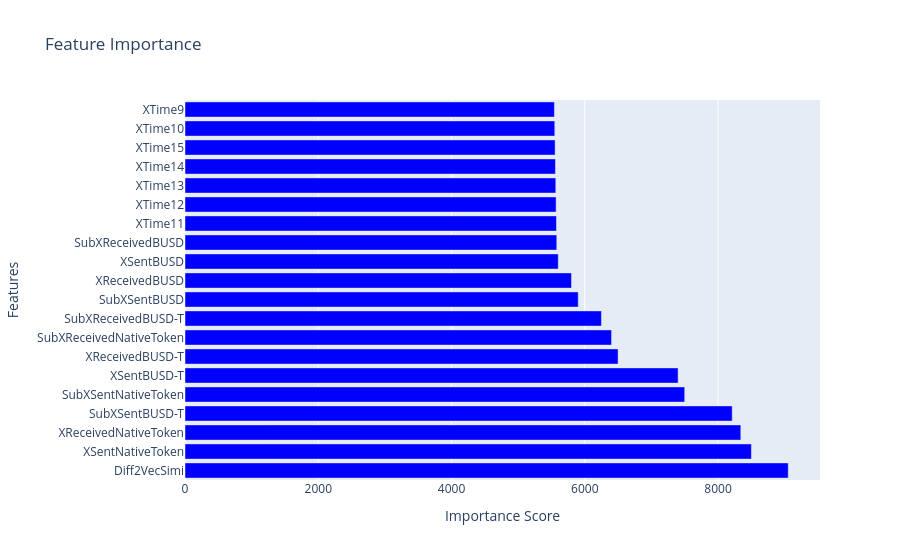

Write notebook code for a chart like this one.
### Code cell
import plotly.graph_objects as go

# Your category features list
category_features = ['Diff2VecSimi', 'XSentNativeToken','XReceivedNativeToken','SubXSentBUSD-T','SubXSentNativeToken','XSentBUSD-T','XReceivedBUSD-T','SubXReceivedNativeToken','SubXReceivedBUSD-T','SubXSentBUSD','XReceivedBUSD','XSentBUSD','SubXReceivedBUSD', 'XTime11','XTime12','XTime13','XTime14','XTime15','XTime10','XTime9']

# Their corresponding importance scores
importance_scores = [9054,8501,8342,8213,7500,7401,6500,6402,6250,5902,5801,5602,5580,5575,5570,5565,5560,5555,5550,5545]
# category_features.reverse()
# importance_scores.reverse()

# Create a bar trace
trace = go.Bar(
    y=category_features,  # <-- Set y to category features
    x=importance_scores,  # <-- Set x to importance scores
    orientation='h',  # <-- Set orientation to horizontal
    marker=dict(color='blue'),  # Customize the color if needed
)

# Create layout
layout = go.Layout(
    title='Feature Importance',
    yaxis=dict(title='Features'),  # <-- Set y-axis to features
    xaxis=dict(title='Importance Score'),  # <-- Set x-axis to importance score
)

# Create figure
fig = go.Figure(data=[trace], layout=layout)

# Show the plot
fig.show()

### Figure 1 — Plotly figure (JSON) as saved in the notebook; plotly's stock layout.template omitted (floating-point values rounded to 4 significant figures)
{"data": [{"marker": {"color": "blue"}, "orientation": "h", "type": "bar", "x": [9054, 8501, 8342, 8213, 7500, 7401, 6500, 6402, 6250, 5902, 5801, 5602, 5580, 5575, 5570, 5565, 5560, 5555, 5550, 5545], "y": ["Diff2VecSimi", "XSentNativeToken", "XReceivedNativeToken", "SubXSentBUSD-T", "SubXSentNativeToken", "XSentBUSD-T", "XReceivedBUSD-T", "SubXReceivedNativeToken", "SubXReceivedBUSD-T", "SubXSentBUSD", "XReceivedBUSD", "XSentBUSD", "SubXReceivedBUSD", "XTime11", "XTime12", "XTime13", "XTime14", "XTime15", "XTime10", "XTime9"]}], "layout": {"title": {"text": "Feature Importance"}, "xaxis": {"title": {"text": "Importance Score"}}, "yaxis": {"title": {"text": "Features"}}}}
